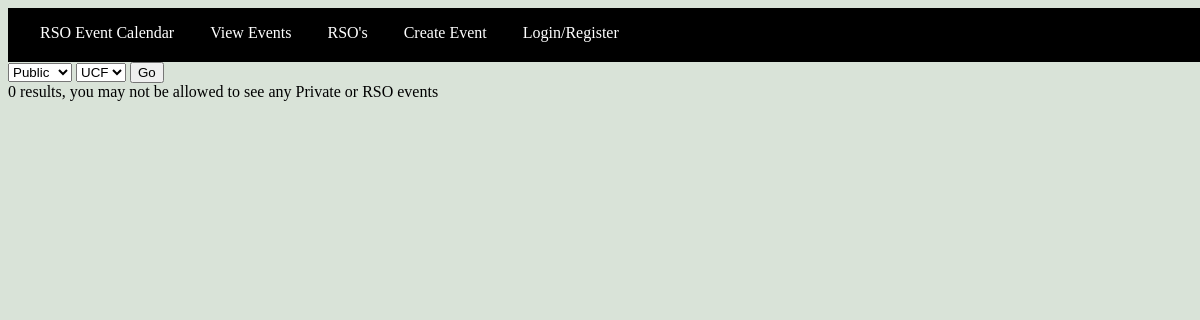
Before: /php/populate_events.php with the older database file.
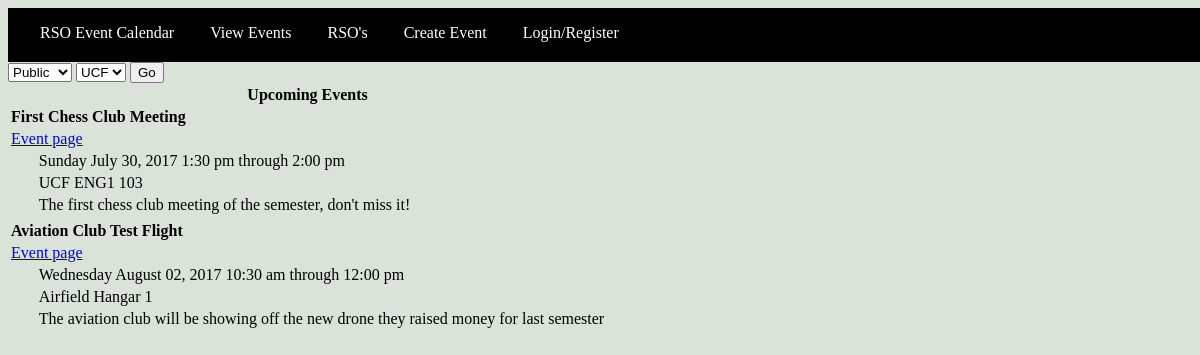
After: the same page with the newer database file.
### tables this page shows
CREATE TABLE events(
        eid           VARCHAR(11)   NOT NULL,
        rso_id        INT           NOT NULL,
        name          VARCHAR(255)  NOT NULL,
        email         VARCHAR(255)  NOT NULL,
        type          VARCHAR(11)   NOT NULL,
        phone         VARCHAR(20)   NOT NULL,
        start_date    DATETIME      NOT NULL,
        end_date      DATETIME      NOT NULL,
        lid           INT           NOT NULL,
        description   TEXT          NOT NULL,
        approved      BOOLEAN               ,
        school_code   INT           NOT NULL,
        privacy       INT           NOT NULL,
        FOREIGN KEY (rso_id) REFERENCES rso (rso_id) ON DELETE CASCADE,
        FOREIGN KEY (lid) REFERENCES location (lid) ON DELETE CASCADE,
        FOREIGN KEY (school_code) REFERENCES university (school_code) ON DELETE CASCADE,
        PRIMARY KEY (eid)
);

CREATE TABLE location(
        lid           INT           NOT NULL AUTO_INCREMENT,
        name          VARCHAR(255)  NOT NULL,
        address       VARCHAR(255)  NOT NULL,
        bldg          VARCHAR(255)  NOT NULL,
        room          VARCHAR(255)  NOT NULL,
        latitude      VARCHAR(255)  NOT NULL,
        longitude     VARCHAR(255)  NOT NULL,
        PRIMARY KEY (lid)
);

### php/functions.php (called while the page is built, shortened)
<?php
$dbhost = 'localhost';
$dbname = 'event_db';
$dbuser = 'root';
$dbpass = '';
$con = mysqli_connect($dbhost, $dbuser, $dbpass, $dbname) or
  die(mysql_error());
function queryMysql($query)
{
  global $con;
  $result = mysqli_query($con, $query);
  return $result;
}
 ?>

### php/populate_events.php (the view)
<?php
require_once 'header.php';
$privacy = (int) (isset($_GET['privacy']) ? $_GET['privacy'] : 1);
$schoolSelect = (int) (isset($_GET['school']) ? $_GET['school'] : 1);
echo "<form method='get'>
        <select name='privacy' id='privacy'>
        <option value='1' selected='selected'> Public </option>
        <option value='2'> RSO </option>
        <option value='3'> Private </option></select>
        <select name='school' id='school'>
        <option value='1' selected='selected'>UCF</option>
        <option value='2'>UF</option>
        <option value='3'>FSU</option></select>
        <input type='submit' name='submit' value='Go'/></form>";
$sql = "SELECT
            a.name,
            a.start_date,
            a.end_date,
            a.description,
            a.eid,
            a.privacy,
            a.school_code,
            b.address,
            b.bldg,
            b.room
        FROM
            events a
        JOIN location b
        ON b.lid = a.lid
        WHERE
            a.privacy = '$privacy' AND
            a.school_code = '$schoolSelect'";
$result = queryMysql($sql);
if ($result->num_rows > 0) {
    echo "<table>
            <tr>
            <th>Upcoming Events</th>
            </tr>";
    while($row = $result->fetch_assoc()) {
        $stime = strtotime($row['start_date']);
        $etime = strtotime($row['end_date']);
        echo "<tr><td><strong>" . $row["name"] . "</strong></td></tr>";
        echo "<tr><td><a href='event_page.php?eid=" . $row['eid'] ."'> Event page </a></td></tr>";
        echo "<tr><td class=indent>" . date('l F d, Y g:i a', $stime) . " through " . date('g:i a', $etime) . "</td></tr>";
        echo "<tr><td class=indent>" . $row["address"] . " " . $row["bldg"] . " " . $row["room"] . "</td></tr>";
        echo "<tr><td class=indent>" . $row["description"] . "</td></tr>";
        echo '<tr class="bordered"><td></td></tr>';
    }
    echo "</table>";
} else {
    echo "0 results, you may not be allowed to see any Private or RSO events";
}
?>
</body>
</html>

### php/header.php (shortened to what this page needs)
<?php
echo "<!DOCTYPE html>\n <html lang ='en'><head>"                            .
     "<meta charset='utf-8'>"                                               .
     "<meta name='viewport' content='width=device-width, initial-scale=1'>" .
     "<title> RSO Events </title>"                                          ;
require_once 'functions.php';
echo "<link rel='stylesheet' type='text/css' href='../css/home.css'>"       .
     "<link rel='stylesheet' type='text/css' href='../css/calendar.css'>"   .
     "<style>td.indent{ padding-left: 1.8em }</style>"                       .
     "</head><body>".
     "
       <nav class='navbar'>
         <a href='../index.php' class='navbtn-home'> RSO Event Calendar </a>
         <a href='populate_events.php' class='navbtn'> View Events </a>
         <a href='populate_rso.php' class='navbtn'> RSO's </a>
         <a href='create_event.php' class='navbtn'> Create Event </a>
         <a href='login.php' class='navbtn'> Login/Register </a>
       </nav>  ";
 ?>

### css/home.css (style rules this page uses)
body { background-color: #d9e3d8; }
.navbar { padding: 8px 16px; float: center; width: 100%; border: none; outline: none; display: block; overflow: hidden; color: #fff; background-color: #000; }
.navbtn { border:none; display:inline-block; outline:0; padding:8px 16px; vertical-align:left; overflow:hidden; text-decoration:none; color:inherit; background-color:inherit; text-align:center; cursor:pointer; white-space:nowrap; }
.navbtn-home { border:none; display:inline-block; outline:0; padding:8px 16px; vertical-align:left; overflow:hidden; text-decoration:none; color:inherit; background-color:inherit; text-align:center; cursor:pointer; white-space:nowrap; }

### php/header.php (style rules this page uses)
td.indent { padding-left: 1.8em }

Changed rows visible on the page:
added events: name "First Chess Club Meeting", start_date "Sunday July 30, 2017 1:30 pm", end_date "2:00 pm", location.address "UCF", location.bldg "ENG1", location.room "103", description "The first chess club meeting of the semester, don't miss it!"
added events: name "Aviation Club Test Flight", start_date "Wednesday August 02, 2017 10:30 am", end_date "12:00 pm", location.address "Airfield", location.bldg "Hangar", location.room "1", description "The aviation club will be showing off the new drone they raised money for last semester"
Other visible differences:
text no longer shown: "0 results, you may not be allowed to see any Private or RSO events"
text now shown: "Upcoming Events"
